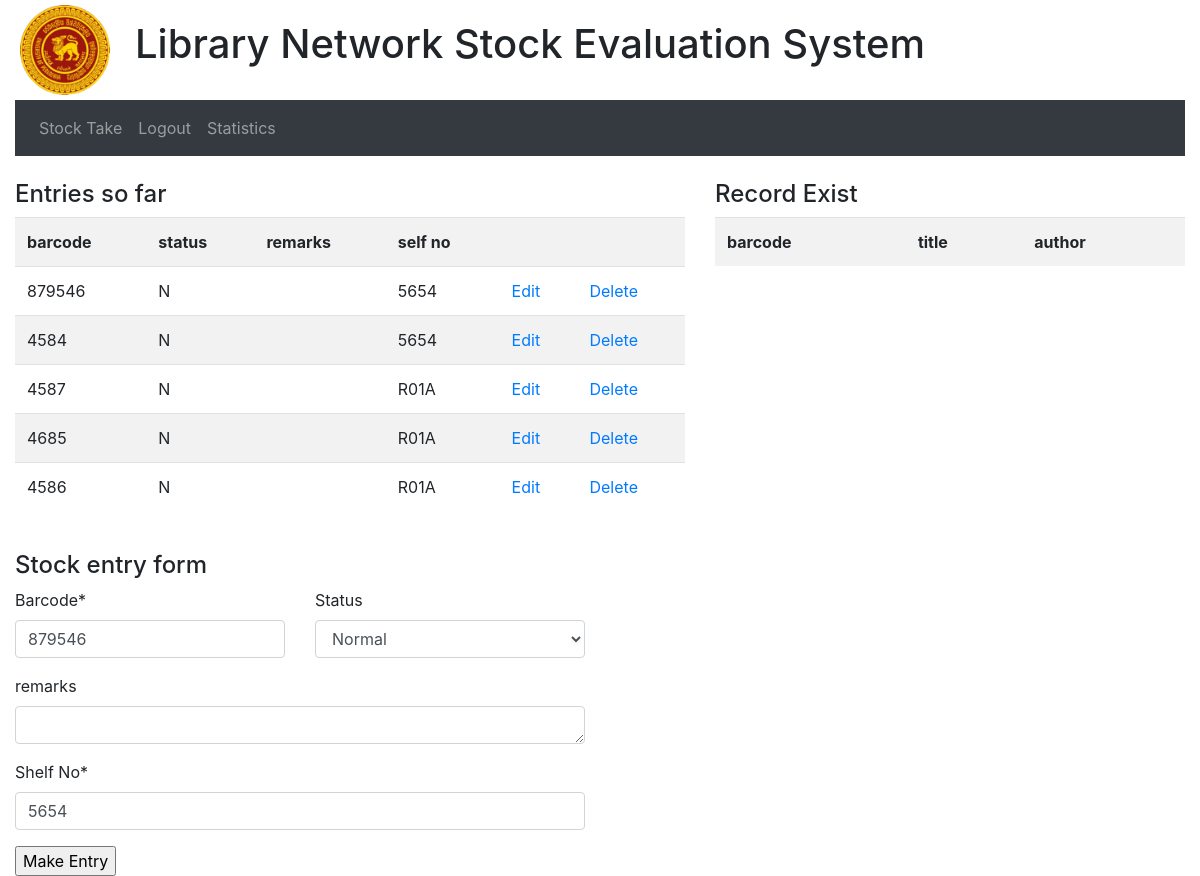
/edit_stock_entry/41 (signed in), run on the app's committed database.
### user/models.py (models this page shows)
class StockEntry(models.Model):
	STATUS = [
		('D', 'Duplicate'),
		('O', 'Other'),
		('M', 'Missmatch'),
	]
	id = models.AutoField(primary_key=True)
	barcode = models.CharField('barcode',max_length=10)
	status = models.CharField('status',max_length=1, choices=STATUS,null=True)
	user = models.ForeignKey(User,on_delete=models.CASCADE,null=True, default="")
	shelf_no = models.CharField('shelf no',max_length=20)
	remarks = models.TextField('Remarks',null=True)
	date = models.DateField(auto_now=True)

### user/views.py (the view)
# urls.py: re_path(r'^edit_stock_entry/(\w*)/*$',login_required(EditStockEntry.as_view())),
class EditStockEntry(View):
	def get(self,request,id):
		params={}
		entries_so_far = StockEntry.objects.filter(user=request.user).order_by('-id')[:5]
		params['entries'] = reversed(entries_so_far)
		stock_entry = StockEntry.objects.get(id=id)
		data = {'id':id,
				'barcode':stock_entry.barcode,
				'status':stock_entry.status,
				'remarks':stock_entry.remarks,
				'shelf_no':stock_entry.shelf_no,
				'is_update':True
				}
		form = StockTakingForm(data)
		params['form'] = form
		return render(request, 'user/stock_take.html', params)

### user/forms.py
class StockTakingForm(forms.Form):
	STATUS = [
		('N', 'Normal'),
		('D', 'Duplicate'),
		('O', 'Other'),
		('M', 'Missmatch')
	]
	id=forms.CharField(widget=forms.HiddenInput(), required=False)
	barcode = forms.CharField(label="Barcode", max_length=10)
	status = forms.ChoiceField(choices=STATUS, required=False)
	remarks = forms.CharField(label="remarks", widget=forms.Textarea(attrs={'rows': 1,'cols': 85}), max_length=750, required=False)
	shelf_no = forms.CharField(label="Shelf No", max_length=20)
	is_update = forms.BooleanField(widget=forms.HiddenInput(),required=False,initial=False)

### templates/user/stock_take.html (shortened to what this page needs)
{% extends "base.html" %}
{% load crispy_forms_tags %}
{% block content %}
	<div class="row">
		<div class='col-lg-7'>
			<h4 class="mt-4">Entries so far</h4>
			<table class="table table-striped">
			<tr>
				<th>barcode</th>
				<th>status</th>
				<th>remarks</th>
				<th>self no</th>
				<th></th>
				<th></th>
			</tr>
			{% for stock_entry in entries %}
				<tr>
					<td>{{stock_entry.barcode}}</td>
					<td>{{stock_entry.status}}</td>
					<td>{{stock_entry.remarks}}</td>
					<td>{{stock_entry.shelf_no}}</td>
					<td><a href="/edit_stock_entry/{{stock_entry.id}}">Edit</a></td>
					<td><a href="/delete_stock_entry/{{stock_entry.id}}">Delete</a></td>
				</tr>
			{% endfor %}
			</table>
		</div>
		<div class="col-lg-5">
			<h4 class="mt-4">Record Exist</h4>
			<table class="table table-striped">
			<tr>
				<th>barcode</th>
				<th>title</th>
				<th>author</th>
			</tr>
			</table>
		</div>
	</div>
	<form method="POST" action="/stock_take/">
		<div class="row">
			<div class="col-lg-6">
				<h4 class="mt-4">Stock entry form</h4>
				<div class='row'>
					<div class="col">
						{{ form.barcode|as_crispy_field }}
					</div>
					<div class="col">
						{{ form.status|as_crispy_field }}
					</div>
				</div>
				{{ form.remarks|as_crispy_field }}
				{{ form.shelf_no|as_crispy_field }}
				<input type="submit" value="Make Entry" />
			</div>
		</div>
	</form>
{% endblock %}

### data on the page
StockEntry: barcode "879546", status "N", shelf_no "5654", status "Normal"
StockEntry: barcode "4584", status "N", shelf_no "5654"
StockEntry: barcode "4587", status "N", shelf_no "R01A"
StockEntry: barcode "4685", status "N", shelf_no "R01A"
StockEntry: barcode "4586", status "N", shelf_no "R01A"
